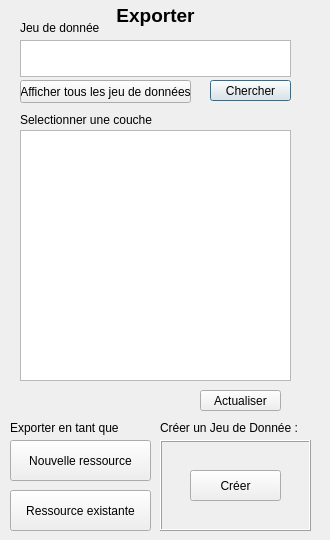
   <widget class="QWidget" name="tab_2">
    <attribute name="icon">
     <iconset>
      <normaloff>../../../../../../../../../.designer/backup/img/arrow_top.png</normaloff>../../../../../../../../../.designer/backup/img/arrow_top.png</iconset>
    </attribute>
    <attribute name="title">
     <string>Exporter</string>
    </attribute>
    <widget class="QListWidget" name="layersList">
     <property name="geometry">
      <rect>
       <x>20</x>
       <y>130</y>
       <width>271</width>
       <height>251</height>
      </rect>
     </property>
    </widget>
    <widget class="QLabel" name="label_17">
     <property name="enabled">
      <bool>true</bool>
     </property>
     <property name="geometry">
      <rect>
       <x>20</x>
       <y>110</y>
       <width>151</width>
       <height>20</height>
      </rect>
     </property>
     <property name="text">
      <string>Selectionner une couche</string>
     </property>
    </widget>
    <widget class="QPushButton" name="pushRefresh">
     <property name="geometry">
      <rect>
       <x>200</x>
       <y>390</y>
       <width>81</width>
       <height>21</height>
      </rect>
     </property>
     <property name="text">
      <string>Actualiser</string>
     </property>
    </widget>
    <widget class="QLabel" name="label_16">
     <property name="enabled">
      <bool>true</bool>
     </property>
     <property name="geometry">
      <rect>
       <x>80</x>
       <y>0</y>
       <width>151</width>
       <height>31</height>
      </rect>
     </property>
     <property name="font">
      <font>
       <pointsize>14</pointsize>
       <weight>75</weight>
       <bold>true</bold>
      </font>
     </property>
     <property name="layoutDirection">
      <enum>Qt::LeftToRight</enum>
     </property>
     <property name="autoFillBackground">
      <bool>false</bool>
     </property>
     <property name="text">
      <string>Exporter</string>
     </property>
     <property name="alignment">
      <set>Qt::AlignCenter</set>
     </property>
    </widget>
    <widget class="QLabel" name="label_3">
     <property name="geometry">
      <rect>
       <x>10</x>
       <y>420</y>
       <width>111</width>
       <height>16</height>
      </rect>
     </property>
     <property name="text">
      <string>Exporter en tant que :</string>
     </property>
    </widget>
    <widget class="QPushButton" name="pushExportAsNewresource">
     <property name="geometry">
      <rect>
       <x>10</x>
       <y>440</y>
       <width>141</width>
       <height>41</height>
      </rect>
     </property>
     <property name="text">
      <string>Nouvelle ressource</string>
     </property>
    </widget>
    <widget class="QPushButton" name="pushExportAsExistingresource">
     <property name="geometry">
      <rect>
       <x>10</x>
       <y>490</y>
       <width>141</width>
       <height>41</height>
      </rect>
     </property>
     <property name="layoutDirection">
      <enum>Qt::LeftToRight</enum>
     </property>
     <property name="autoFillBackground">
      <bool>true</bool>
     </property>
     <property name="text">
      <string>Ressource existante</string>
     </property>
    </widget>
    <widget class="QLabel" name="label_6">
     <property name="geometry">
      <rect>
       <x>20</x>
       <y>20</y>
       <width>81</width>
       <height>16</height>
      </rect>
     </property>
     <property name="text">
      <string>Jeu de donnée :</string>
     </property>
    </widget>
    <widget class="QPushButton" name="pushChangedataset">
     <property name="geometry">
      <rect>
       <x>210</x>
       <y>80</y>
       <width>81</width>
       <height>21</height>
      </rect>
     </property>
     <property name="text">
      <string>Chercher</string>
     </property>
     <property name="default">
      <bool>true</bool>
     </property>
    </widget>
    <widget class="QPushButton" name="pushNewdataset">
     <property name="geometry">
      <rect>
       <x>190</x>
       <y>470</y>
       <width>91</width>
       <height>31</height>
      </rect>
     </property>
     <property name="text">
      <string>Créer</string>
     </property>
     <property name="autoDefault">
      <bool>false</bool>
     </property>
    </widget>
    <widget class="QLabel" name="label_5">
     <property name="geometry">
      <rect>
       <x>160</x>
       <y>440</y>
       <width>151</width>
       <height>91</height>
      </rect>
     </property>
     <property name="frameShape">
      <enum>QFrame::Box</enum>
     </property>
     <property name="frameShadow">
      <enum>QFrame::Raised</enum>
     </property>
     <property name="text">
      <string/>
     </property>
    </widget>
    <widget class="QLabel" name="label_20">
     <property name="geometry">
      <rect>
       <x>160</x>
       <y>420</y>
       <width>161</width>
       <height>16</height>
      </rect>
     </property>
     <property name="font">
      <font>
       <weight>50</weight>
       <bold>false</bold>
      </font>
     </property>
     <property name="text">
      <string>Créer un Jeu de Donnée :</string>
     </property>
    </widget>
    <widget class="QPushButton" name="pushDisplayAllDatasets2">
     <property name="geometry">
      <rect>
       <x>20</x>
       <y>80</y>
       <width>171</width>
       <height>23</height>
      </rect>
     </property>
     <property name="text">
      <string>Afficher tous les jeu de données</string>
     </property>
    </widget>
    <widget class="QTextEdit" name="exportLine">
     <property name="geometry">
      <rect>
       <x>20</x>
       <y>40</y>
       <width>271</width>
       <height>37</height>
      </rect>
     </property>
    </widget>
    <zorder>label_5</zorder>
    <zorder>layersList</zorder>
    <zorder>label_17</zorder>
    <zorder>pushRefresh</zorder>
    <zorder>label_16</zorder>
    <zorder>label_3</zorder>
    <zorder>pushExportAsNewresource</zorder>
    <zorder>pushExportAsExistingresource</zorder>
    <zorder>label_6</zorder>
    <zorder>pushChangedataset</zorder>
    <zorder>pushNewdataset</zorder>
    <zorder>label_20</zorder>
    <zorder>pushDisplayAllDatasets2</zorder>
    <zorder>exportLine</zorder>
   </widget>
